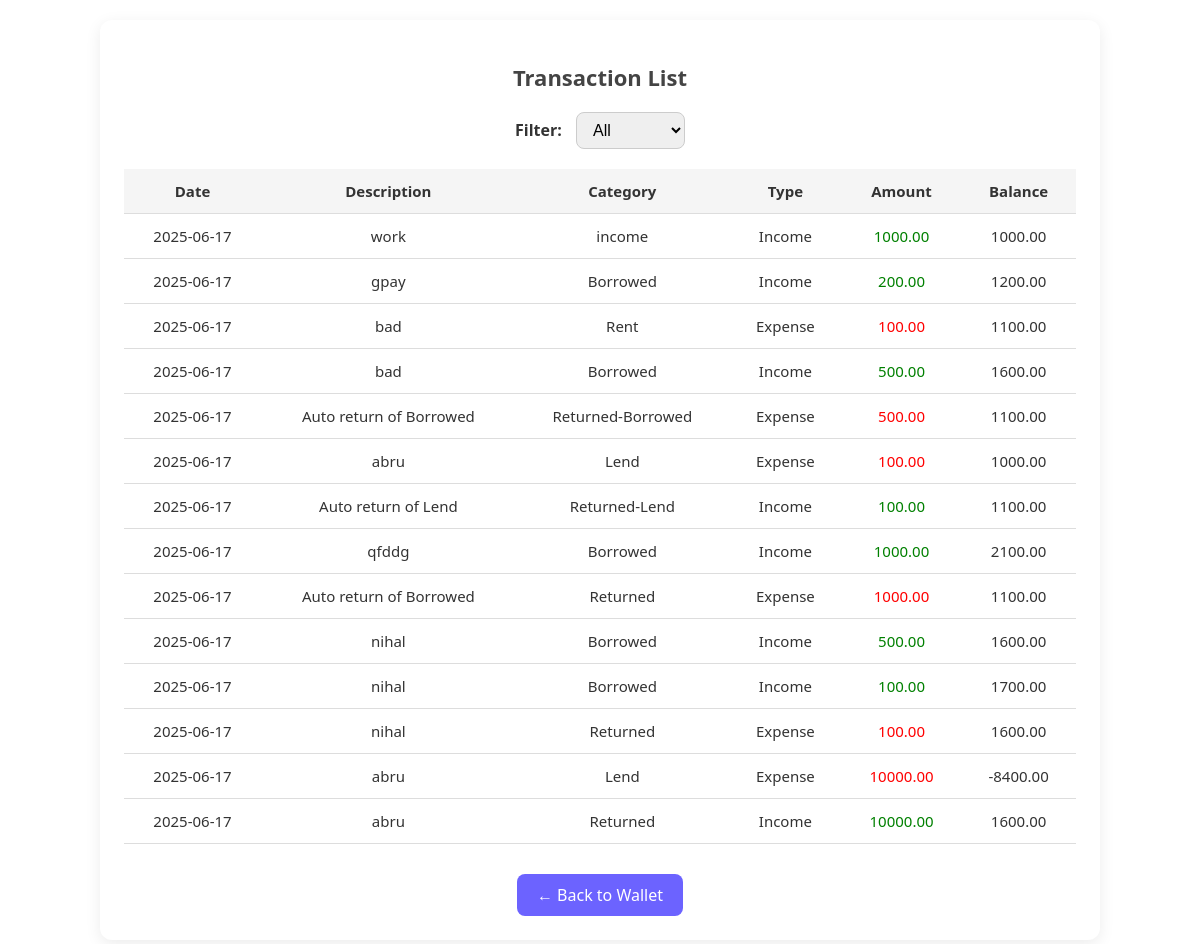
Screenshot of /transactions/ (signed in) with the database file from the repository.
### myWalletapp/models.py (models this page shows, shortened)
class Transaction(models.Model):
    user = models.ForeignKey(User, on_delete=models.CASCADE)
    amount = models.DecimalField(
        max_digits=10,
        decimal_places=2,
        help_text="Transaction amount"
    )
    category = models.ForeignKey(
        Category,
        on_delete=models.CASCADE,
        related_name='transactions',
        help_text="Select or create a category"
    )
    description = models.CharField(
        max_length=100,
        blank=True,
        null=True,
        help_text="Optional transaction description"
    )
    date = models.DateTimeField(default=timezone.now)
    returned = models.BooleanField(default=False)
    return_date = models.DateTimeField(null=True, blank=True)
    class Meta:
        ordering = ['-date']
        verbose_name = "Transaction"
        verbose_name_plural = "Transactions"

class Category(models.Model):
    INCOME = 'IN'
    EXPENSE = 'EX'
    TYPE_CHOICES = [
        (INCOME, 'Income'),
        (EXPENSE, 'Expense'),
    ]
    user = models.ForeignKey(User, on_delete=models.CASCADE)
    name = models.CharField(
        max_length=50,
        validators=[MinLengthValidator(2)],
        help_text="Category name (e.g. Salary, Rent, Food)"
    )
    transaction_type = models.CharField(
        max_length=2,
        choices=TYPE_CHOICES,
        help_text="Income or Expense category"
    )
    is_default = models.BooleanField(default=False)
    class Meta:
        verbose_name_plural = "Categories"
        unique_together = ('user', 'name', 'transaction_type')
        ordering = ['transaction_type', 'name']

### myWalletapp/views.py (the view)
# urls.py: path('transactions/', views.transaction_list, name='transaction_list'),
@login_required
def transaction_list(request):
    filter_type = request.GET.get('type')  # IN or EX
    transactions = Transaction.objects.filter(user=request.user).order_by('date')
    if filter_type in ['IN', 'EX']:
        transactions = transactions.filter(category__transaction_type=filter_type).order_by('-date')
        total = sum(t.amount for t in transactions)
        return render(request, 'transactions.html', {
            'transactions': transactions,
            'filter_type': filter_type,
            'total': total
        })
    else:
        balance = 0
        transactions_with_balance = []
        for txn in transactions:
            if txn.category.transaction_type == 'IN':
                balance += txn.amount
            else:
                balance -= txn.amount
            transactions_with_balance.append({
                'transaction': txn,
                'balance': balance
            })
        return render(request, 'transactions.html', {
            'transactions_with_balance': transactions_with_balance,
            'filter_type': None,
            'total': None
        })

### Template/transactions.html (shortened to what this page needs)
<!DOCTYPE html>
<html lang="en">
<head>
</head>
<body>
    <div class="container">
        <h2>Transaction List</h2>
        <div class="filter-section">
            <form method="get">
                <label for="type"><strong>Filter:</strong></label>
                <select name="type" id="type" onchange="this.form.submit()">
                    <option value="">All</option>
                </select>
            </form>
        </div>
        {% if filter_type %}
            <div class="total">
                Total {% if filter_type == 'IN' %}Income{% else %}Expense{% endif %}: ₹{{ total }}
            </div>
            <table>
                <tr>
                    <th>Date</th>
                    <th>Description</th>
                    <th>Category</th>
                    <th>Type</th>
                    <th>Amount</th>
                </tr>
                {% for txn in transactions %}
                <tr>
                    <td>{{ txn.date|date:"Y-m-d" }}</td>
                    <td>{{ txn.description }}</td>
                    <td>{{ txn.category.name }}</td>
                    <td>{{ txn.category.get_transaction_type_display }}</td>
                    <td class="{% if txn.category.transaction_type == 'IN' %}income{% else %}expense{% endif %}">
                        {{ txn.amount }}
                    </td>
                </tr>
                {% endfor %}
            </table>
        {% else %}
            <table>
                <tr>
                    <th>Date</th>
                    <th>Description</th>
                    <th>Category</th>
                    <th>Type</th>
                    <th>Amount</th>
                    <th>Balance</th>
                </tr>
                {% for item in transactions_with_balance %}
                <tr>
                    <td>{{ item.transaction.date|date:"Y-m-d" }}</td>
                    <td>{{ item.transaction.description }}</td>
                    <td>{{ item.transaction.category.name }}</td>
                    <td>{{ item.transaction.category.get_transaction_type_display }}</td>
                    <td class="{% if item.transaction.category.transaction_type == 'IN' %}income{% else %}expense{% endif %}">
                        {{ item.transaction.amount }}
                    </td>
                    <td>{{ item.balance }}</td>
                </tr>
                {% endfor %}
            </table>
        {% endif %}
        <div style="text-align: center;">
            <a href="{% url 'myWalletapp:wallet' %}" class="button">← Back to Wallet</a>
        </div>
    </div>
</body>
</html>

### Template/transactions.html (style rules this page uses)
* { box-sizing: border-box; }
body { margin: 0; padding: 0; font-family: 'Segoe UI', Tahoma, Geneva, Verdana, sans-serif; background-color: #ffffff; display: flex; justify-content: center; align-items: flex-start; min-height: 100vh; padding: 20px; color: #333; }
.container { background-color: #fff; padding: 24px; border-radius: 12px; box-shadow: 0 4px 16px rgba(0, 0, 0, 0.08); width: 100%; max-width: 1000px; overflow-x: auto; }
h2 { text-align: center; margin-bottom: 20px; color: #444; font-size: 22px; }
.filter-section { text-align: center; margin-bottom: 20px; }
select { padding: 8px 12px; border-radius: 8px; border: 1px solid #ccc; font-size: 1em; margin-left: 10px; }
table { width: 100%; border-collapse: collapse; min-width: 600px; }
th, td { padding: 12px 16px; text-align: center; border-bottom: 1px solid #ddd; font-size: 15px; }
th { background-color: #f5f5f5; font-weight: bold; }
td.income { color: green; font-weight: 500; }
td.expense { color: red; font-weight: 500; }
a.button { display: inline-block; margin-top: 30px; background-color: #6C63FF; color: white; padding: 10px 20px; text-decoration: none; border-radius: 8px; text-align: center; transition: background-color 0.3s ease; }

### rows the page displays
Transaction: transaction "2025-06-17", transaction.description "work", transaction.category.name "income", transaction.category.transaction_type "Income", transaction.amount "1000.00", balance "1000.00"
Transaction: transaction "2025-06-17", transaction.description "gpay", transaction.category.name "Borrowed", transaction.category.transaction_type "Income", transaction.amount "200.00", balance "1200.00"
Transaction: transaction "2025-06-17", transaction.description "bad", transaction.category.name "Rent", transaction.category.transaction_type "Expense", transaction.amount "100.00", balance "1100.00"
Transaction: transaction "2025-06-17", transaction.description "bad", transaction.category.name "Borrowed", transaction.category.transaction_type "Income", transaction.amount "500.00", balance "1600.00"
Transaction: transaction "2025-06-17", transaction.description "Auto return of Borrowed", transaction.category.name "Returned-Borrowed", transaction.category.transaction_type "Expense", transaction.amount "500.00", balance "1100.00"
Transaction: transaction "2025-06-17", transaction.description "abru", transaction.category.name "Lend", transaction.category.transaction_type "Expense", transaction.amount "100.00", balance "1000.00"
Transaction: transaction "2025-06-17", transaction.description "Auto return of Lend", transaction.category.name "Returned-Lend", transaction.category.transaction_type "Income", transaction.amount "100.00", balance "1100.00"
Transaction: transaction "2025-06-17", transaction.description "qfddg", transaction.category.name "Borrowed", transaction.category.transaction_type "Income", transaction.amount "1000.00", balance "2100.00"
Transaction: transaction "2025-06-17", transaction.description "Auto return of Borrowed", transaction.category.name "Returned", transaction.category.transaction_type "Expense", transaction.amount "1000.00", balance "1100.00"
Transaction: transaction "2025-06-17", transaction.description "nihal", transaction.category.name "Borrowed", transaction.category.transaction_type "Income", transaction.amount "500.00", balance "1600.00"
Transaction: transaction "2025-06-17", transaction.description "nihal", transaction.category.name "Borrowed", transaction.category.transaction_type "Income", transaction.amount "100.00", balance "1700.00"
Transaction: transaction "2025-06-17", transaction.description "nihal", transaction.category.name "Returned", transaction.category.transaction_type "Expense", transaction.amount "100.00", balance "1600.00"
Transaction: transaction "2025-06-17", transaction.description "abru", transaction.category.name "Lend", transaction.category.transaction_type "Expense", transaction.amount "10000.00", balance "-8400.00"
Transaction: transaction "2025-06-17", transaction.description "abru", transaction.category.name "Returned", transaction.category.transaction_type "Income", transaction.amount "10000.00", balance "1600.00"
